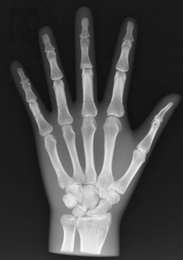
%> input picture hand.jpg, 183 x 260 px, shrunk from 338 x 479 before the run
$ octave lab4.m   (GNU Octave 9; MATLAB toolbox functions it lacks are replaced by stand-ins)
%> lines starting %> are read from the running program, lines starting %| are printed output that depends on the picture
%load image
[img, map1]=imread('hand.jpg');
%> img is the input picture: size 260x183x3 uint8; min 14, max 251, mean 71.2
%> map1 = []
colormap(map1);
img=double(img);
%> img: size 260x183x3 double
img_negacja=255-img;

%R wymiar maski( macierz kwadratora RxR )
R=5;
odstep=floor(R/2);

%erozja(I)
[w, k, n]=size(img);
%> w = 260; k = 183; n = 3
img_erozja=img;

 %kanaly
 for c=1:n
     %wiersze
    for wiersz=odstep+1:w-odstep
        %kolumny
        for kolumna=odstep+1:k-odstep
            fragment=img(wiersz-odstep:wiersz+odstep, kolumna-odstep:kolumna+odstep,c);
            wektor=fragment(:);
            img_erozja(wiersz,kolumna,c)=min(wektor);
        end
    end
 end
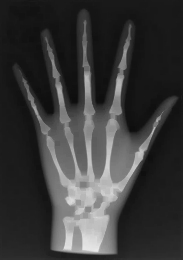
%> img_erozja: size 260x183x3 double; min 14, max 234, mean 57.9

%dylatacja(~I)
[w,k,n]=size(img_negacja);
img_dylatacja_neg=img_negacja;

 %kanaly
 for c=1:n
     %wiersze
    for wiersz=odstep+1:w-odstep
        %kolumny
        for kolumna=odstep+1:k-odstep
            fragment=img_negacja(wiersz-odstep:wiersz+odstep, kolumna-odstep:kolumna+odstep,c);
            wektor=fragment(:);
            img_dylatacja_neg(wiersz,kolumna,c)=max(wektor);
        end
    end
 end
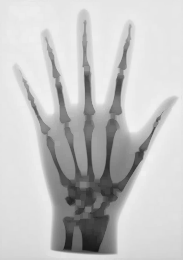
%> img_dylatacja_neg: size 260x183x3 double; min 21, max 241, mean 197.1

%roznica erozji i negacji dylatacji z negacji obrazu
roznica_ero_neg=img_erozja-(255-img_dylatacja_neg);
%> roznica_ero_neg: size 260x183x3 double; every value is 0

%otwarcie (erozja->dylatacja) - erozja juz zrobiona dzialamy na nia
%dylatacja
[w,k,n]=size(img);
img_otw=img;

 %kanaly
 for c=1:n
     %wiersze
    for wiersz=odstep+1:w-odstep
        %kolumny
        for kolumna=odstep+1:k-odstep
            fragment=img_erozja(wiersz-odstep:wiersz+odstep, kolumna-odstep:kolumna+odstep,c);
            wektor=fragment(:);
            img_otw(wiersz,kolumna,c)=max(wektor);
        end
    end
 end
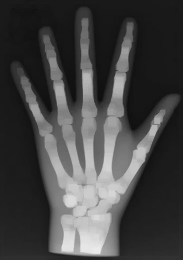
%> img_otw: size 260x183x3 double; min 14, max 234, mean 68.7

 %otwarcie otwarcia - na otwarcie dzialamy kolejno erozja i dylatacja
 [w,k,n]=size(img_otw);
 otw_ero=img_otw;
 %erozja
 %kanaly
  for c=1:n
     %wiersze
    for wiersz=odstep+1:w-odstep
        %kolumny
        for kolumna=odstep+1:k-odstep
            fragment=img_otw(wiersz-odstep:wiersz+odstep, kolumna-odstep:kolumna+odstep,c);
            wektor=fragment(:);
            otw_ero(wiersz,kolumna,c)=min(wektor);
        end
    end
  end

 %dylatacja
 [w,k,n]=size(otw_ero);
 otw_otw=otw_ero;
 %kanaly
 for c=1:n
     %wiersze
    for wiersz=odstep+1:w-odstep
        %kolumny
        for kolumna=odstep+1:k-odstep
            fragment=otw_ero(wiersz-odstep:wiersz+odstep, kolumna-odstep:kolumna+odstep,c);
            wektor=fragment(:);
            otw_otw(wiersz,kolumna,c)=max(wektor);
        end
    end
 end

roznica_otwotw_otw=otw_otw-img_otw;


%porown. wart px dla E, O, Z, D

    %erozja
    %img_erozja
    %otwarcie
    %img_otw
    %zamkniecie
        %dylatacja
         [w,k,n]=size(img);
         dyla_zamk=img;
         %kanaly
         for c=1:n
             %wiersze
            for wiersz=odstep+1:w-odstep
                %kolumny
                for kolumna=odstep+1:k-odstep
                    fragment=img(wiersz-odstep:wiersz+odstep, kolumna-odstep:kolumna+odstep,c);
                    wektor=fragment(:);
                    dyla_zamk(wiersz,kolumna,c)=max(wektor);
                end
            end
         end
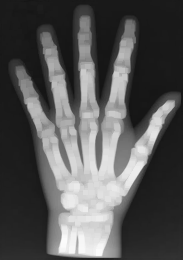
%> dyla_zamk: size 260x183x3 double; min 19, max 251, mean 86.4
         %erozja
        [w, k, n]=size(dyla_zamk);
        zamk_finish=img;

         %kanaly
         for c=1:n
             %wiersze
            for wiersz=odstep+1:w-odstep
                %kolumny
                for kolumna=odstep+1:k-odstep
                    fragment=dyla_zamk(wiersz-odstep:wiersz+odstep, kolumna-odstep:kolumna+odstep,c);
                    wektor=fragment(:);
                    zamk_finish(wiersz,kolumna,c)=min(wektor);
                end
            end
         end

 %dylatacja
         [w,k,n]=size(img);
         img_dylatacja=img;

         %kanaly
             for c=1:n
                 %wiersze
                for wiersz=odstep+1:w-odstep
                    %kolumny
                    for kolumna=odstep+1:k-odstep
                        fragment=img(wiersz-odstep:wiersz+odstep, kolumna-odstep:kolumna+odstep,c);
                        wektor=fragment(:);
                        img_dylatacja(wiersz,kolumna,c)=max(wektor);
                    end
                end
             end

figure(1);
subplot(1,3,1);
imshow(uint8(255-img_dylatacja_neg));
title('negacja dylatacji z negacji obrazu');
subplot(1,3,2);
imshow(uint8(img_erozja));
title('erozja');
subplot(1,3,3);
imshow(uint8(roznica_ero_neg));
title('roznica erozji i neg z dylat. z neg. obrazu');

figure(2);
subplot(1,2,1);
imshow(uint8(img_otw));
title('otwarcie');
subplot(1,2,2);
imshow(uint8(roznica_otwotw_otw));
title('roznica otwarcie otwarcia z otwarciem');

figure(3);
subplot(1,4,1);
imshow(uint8(img_erozja));
title(sum(sum(img_erozja)));
subplot(1,4,2);
imshow(uint8(img_otw));
title(sum(sum(img_otw)));
subplot(1,4,3);
imshow(uint8(zamk_finish));
title(sum(sum(zamk_finish)));
subplot(1,4,4);
imshow(uint8(img_dylatacja));
title(sum(sum(img_dylatacja)));


% otwarcie zamkniecia
    %erozja zamkniecia
    ero_zamk=zamk_finish;
    %kanaly
         for c=1:n
             %wiersze
            for wiersz=odstep+1:w-odstep
                %kolumny
                for kolumna=odstep+1:k-odstep
                    fragment=zamk_finish(wiersz-odstep:wiersz+odstep, kolumna-odstep:kolumna+odstep,c);
                    wektor=fragment(:);
                    ero_zamk(wiersz,kolumna,c)=min(wektor);
                end
            end
         end
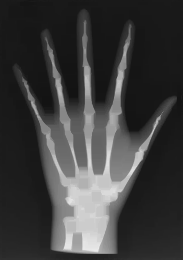
%> ero_zamk: size 260x183x3 double; min 19, max 234, mean 61.6
      %dylatacja erozji zamkniecia
      dyla_ero_zamk=ero_zamk;
       %kanaly
         for c=1:n
             %wiersze
            for wiersz=odstep+1:w-odstep
                %kolumny
                for kolumna=odstep+1:k-odstep
                    fragment=ero_zamk(wiersz-odstep:wiersz+odstep, kolumna-odstep:kolumna+odstep,c);
                    wektor=fragment(:);
                    dyla_ero_zamk(wiersz,kolumna,c)=max(wektor);
                end
            end
         end

 % zamkniecie otwarcia zamkniecia

        %dylatacja

         dyla_otw=dyla_ero_zamk;
         %kanaly
         for c=1:n
             %wiersze
            for wiersz=odstep+1:w-odstep
                %kolumny
                for kolumna=odstep+1:k-odstep
                    fragment=dyla_ero_zamk(wiersz-odstep:wiersz+odstep, kolumna-odstep:kolumna+odstep,c);
                    wektor=fragment(:);
                    dyla_otw(wiersz,kolumna,c)=max(wektor);
                end
            end
         end
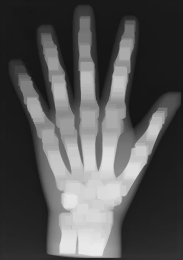
%> dyla_otw: size 260x183x3 double; min 19, max 234, mean 82.9
        %erozja
        ero_otw=dyla_otw;

         %kanaly
         for c=1:n
             %wiersze
            for wiersz=odstep+1:w-odstep
                %kolumny
                for kolumna=odstep+1:k-odstep
                    fragment=dyla_otw(wiersz-odstep:wiersz+odstep, kolumna-odstep:kolumna+odstep,c);
                    wektor=fragment(:);
                    ero_otw(wiersz,kolumna,c)=min(wektor);
                end
            end
         end


         %min src i z(o(z(src)))
         otw_wlasc=img;
        for c=1:n
             %wiersze
            for wiersz=1:w
                %kolumny
                for kolumna=1:k
                    otw_wlasc(wiersz, kolumna, c)=min(img(wiersz,kolumna,c),ero_otw(wiersz,kolumna,c));
                end
            end
         end
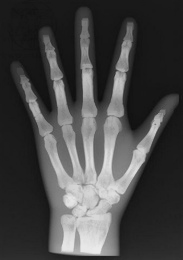
%> otw_wlasc: size 260x183x3 double; min 14, max 234, mean 70.3

figure(4);
imshow(uint8(otw_wlasc));
title('otwarcie wlasciwe');
